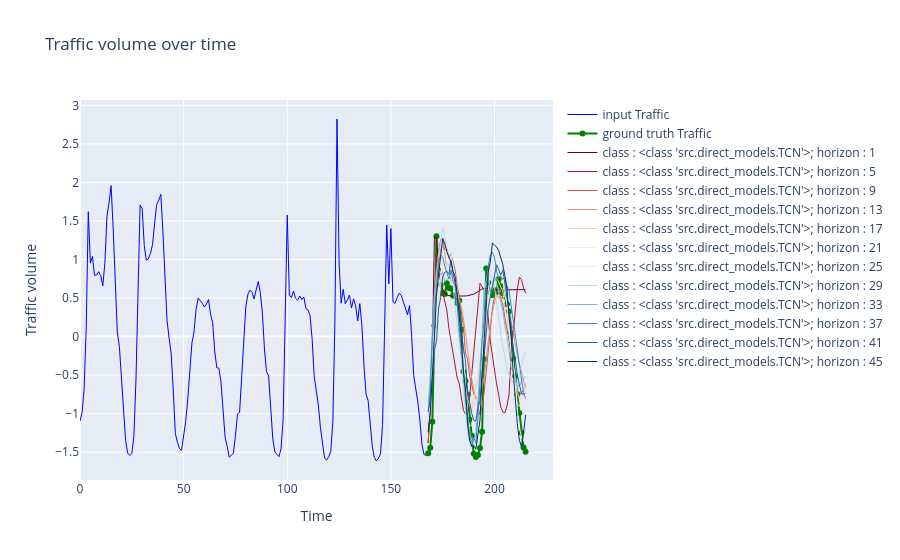
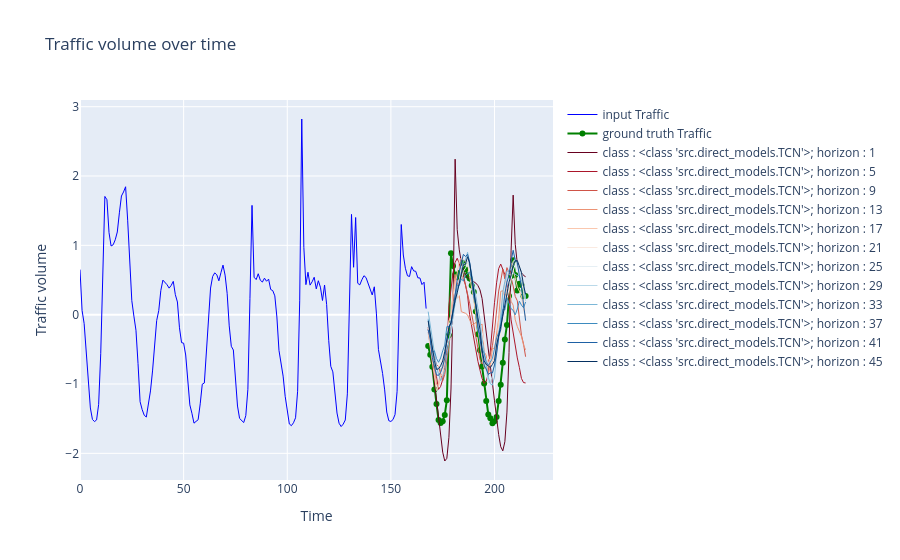
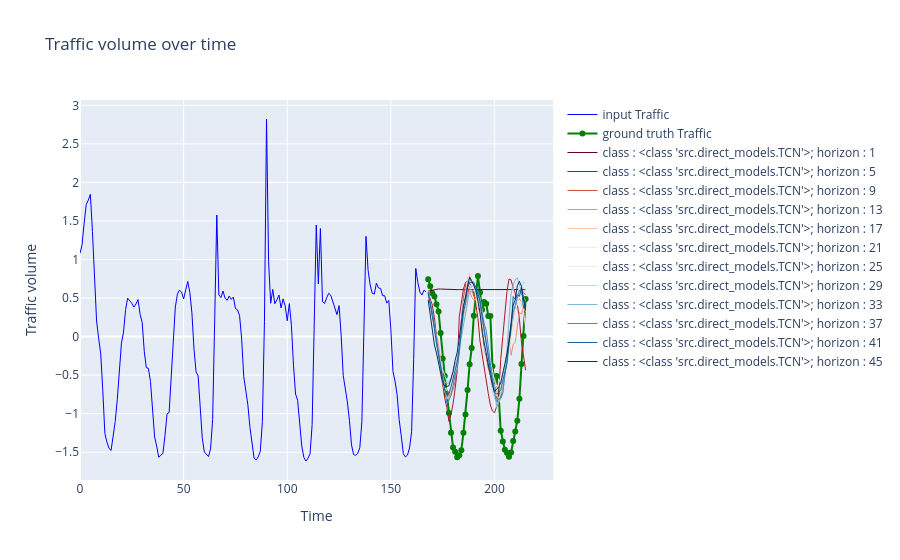
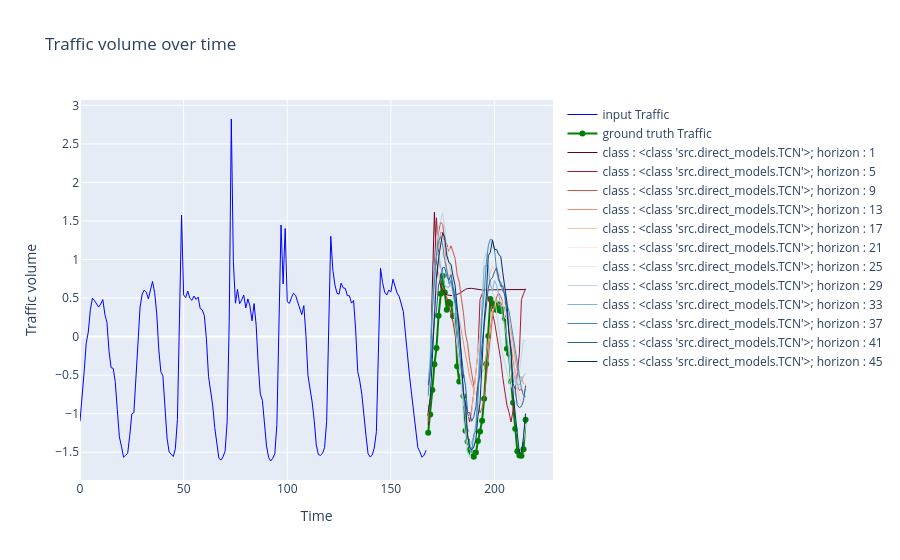

Here is the notebook cell these charts were saved with, in order:
### Code cell
preds = umheme_tcn.whole_predict(test[0])
ens_preds = umheme_tcn.predict(test[0])
for i in range (10):
    pred = {model : preds[model][i] for model in preds}
    plot_multiple_forecast(test[0][i], test[1][i], pred, **kwargs)
    errs = np.array([mse(preds[model][i], test[1][i]) for model in preds])
    avg_mse = np.mean(errs)
    min_mse = np.min(errs)
    max_mse = np.max(errs)
    ensemble_mse = mse(ens_preds[i], test[1][i])
    print(f"min mse : {min_mse}\nmax mse : {max_mse}\naverage mse : {avg_mse}\nensemble mse : {ensemble_mse}")
